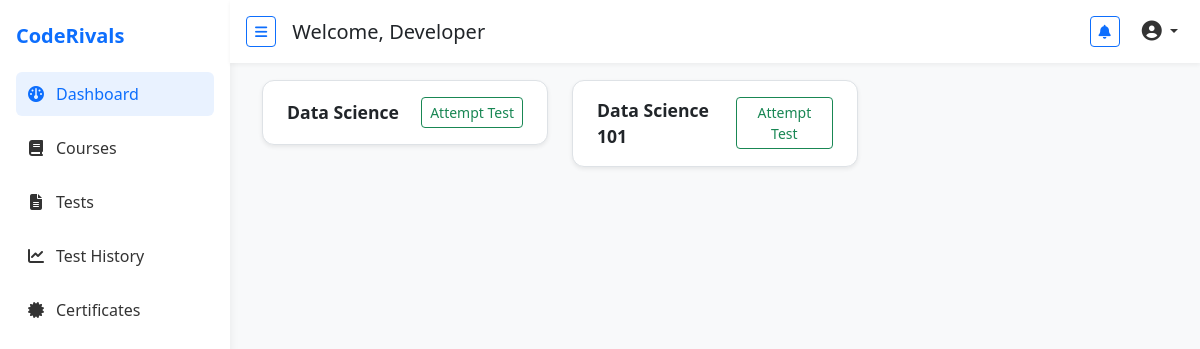
Screenshot of /attempt-test/ (signed in) with the database file from the repository.
### administrator/models.py (models this page shows, shortened)
class CourseEnrollment(models.Model):
    developer = models.ForeignKey(User, on_delete=models.CASCADE, limit_choices_to={'role': 'DEV'})
    course = models.ForeignKey(Course, on_delete=models.CASCADE)
    enrolled_at = models.DateTimeField(auto_now_add=True)

class Course(models.Model):
    LEVEL_CHOICES = [
        ('Basic', 'Basic'),
        ('Intermediate', 'Intermediate'),
        ('Advanced', 'Advanced'),
    ]
    DOMAIN_CHOICES = [
        ('Web Development', 'Web Development'),
        ('Data Science', 'Data Science'),
        ('AI/ML', 'AI/ML'),
        ('Cyber Security', 'Cyber Security'),
    ]
    title = models.CharField(max_length=200)
    description = models.TextField()
    domain = models.CharField(max_length=50, choices=DOMAIN_CHOICES)
    is_active = models.BooleanField(default=True)
    created_at = models.DateTimeField(auto_now_add=True)
    updated_at = models.DateTimeField(auto_now=True)

### administrator/views.py (the view)
# urls.py: path('attempt-test/', views.attempt_test_view, name='attempt-test'),
@login_required
def attempt_test_view(request):
    enrolled_courses = CourseEnrollment.objects.filter(developer=request.user)
    return render(request, 'test/attempt_test.html', {'courses': enrolled_courses})

### administrator/templates/test/attempt_test.html (shortened to what this page needs)
<!DOCTYPE html>
<html lang="en">
<head>
  <link href="https://cdn.jsdelivr.net/npm/bootstrap-icons@1.10.5/font/bootstrap-icons.css" rel="stylesheet">
  <link href="https://cdn.jsdelivr.net/npm/bootstrap@5.3.0/dist/css/bootstrap.min.css" rel="stylesheet" />
  <link href="https://cdnjs.cloudflare.com/ajax/libs/font-awesome/6.4.0/css/all.min.css" rel="stylesheet" />
</head>
<body>
  <div class="sidebar" id="sidebar">
    <h5 class="text-primary fw-bold mb-4">CodeRivals</h5>
    <a href="{% url 'developer_dashboard'%}" class="active"><i class="fa fa-gauge"></i><span>Dashboard</span></a>
    <a href="{% url 'enroll_courses'%}"><i class="fa fa-book"></i><span>Courses</span></a>
    <a href="{% url 'attempt-test'%}"><i class="fa fa-file-lines"></i><span>Tests</span></a>
    <a href="{% url 'test-history'%}"><i class="fa fa-chart-line"></i><span>Test History</span></a>
    <a href="{% url 'developer_certificates'%}"><i class="fa fa-certificate"></i><span>Certificates</span></a>
</div>
  <div class="topbar d-flex justify-content-between align-items-center" id="topbar">
    <div class="d-flex align-items-center gap-3">
      <button class="btn btn-sm btn-outline-primary" id="toggleSidebarBtn">
        <i class="fas fa-bars"></i>
      </button>
      <h5 class="mb-0" id="welcomeText">Welcome, Developer</h5>
    </div>
    <div class="d-flex align-items-center gap-3">
      <a href="#" class="btn btn-outline-primary btn-sm"><i class="fa fa-bell"></i></a>
      <div class="dropdown">
        <button class="profile-btn dropdown-toggle" type="button" id="profileDropdown" data-bs-toggle="dropdown"
          aria-expanded="false">
          <i class="fas fa-user-circle fs-5"></i>
        </button>
      </div>
    </div>
  </div>
  <div class="content mt-5 pt-4">
    {% if courses %}
    <div class="row row-cols-1 row-cols-md-2 row-cols-lg-3 g-4">
      {% for enrollment in courses %}
      <div class="col">
        <div class="course-card shadow-sm d-flex justify-content-between align-items-center">
          <div class="course-title">{{ enrollment.course.title }}</div>
          <a href="{% url 'select-level' enrollment.course.id %}"
            class="btn btn-outline-success btn-sm btn-attempt">Attempt Test</a>
        </div>
      </div>
      {% endfor %}
    </div>
    {% else %}
    <div class="alert alert-warning text-center mt-4">You are not enrolled in any course.</div>
    {% endif %}
  </div>
</body>
</html>

### administrator/templates/test/attempt_test.html (style rules this page uses)
body { background-color: #f8f9fa; font-family: 'Segoe UI', sans-serif; }
.sidebar { width: 230px; min-height: 100vh; background: #fff; box-shadow: 2px 0 8px rgba(0, 0, 0, 0.05); position: fixed; top: 0; left: 0; padding: 1.5rem 1rem; }
.sidebar a { text-decoration: none; display: block; padding: 10px; border-radius: 6px; margin-bottom: 10px; color: #333; font-weight: 500; }
.sidebar a.active, .sidebar a:hover { background-color: #e9f2ff; color: #0d6efd; }
.content { margin-left: 230px; padding: 2rem; }
.topbar { background-color: #fff; padding: 1rem; box-shadow: 0 2px 4px rgba(0, 0, 0, 0.05); position: fixed; top: 0; left: 230px; right: 0; z-index: 1000; }
.course-card { background-color: #fff; border-radius: 0.75rem; border: 1px solid #dee2e6; padding: 1rem 1.5rem; transition: all 0.2s ease-in-out; }
.course-title { font-size: 1.1rem; font-weight: 600; color: #212529; }
.btn-attempt { font-weight: 500; }
.topbar .profile-btn { border: none; background: transparent; color: #333; }
.sidebar { width: 230px; min-height: 100vh; background: #fff; box-shadow: 2px 0 8px rgba(0, 0, 0, 0.05); position: fixed; top: 0; left: 0; padding: 1.5rem 1rem; transition: all 0.3s ease; z-index: 999; }
.sidebar h5 { transition: opacity 0.3s; }
.sidebar a { text-decoration: none; display: flex; align-items: center; gap: 10px; padding: 10px; border-radius: 6px; margin-bottom: 10px; color: #333; font-weight: 500; white-space: nowrap; }
.sidebar a i { min-width: 20px; text-align: center; }
.sidebar a span { transition: opacity 0.3s; }
.content { margin-left: 230px; padding: 2rem; transition: margin-left 0.3s ease; }
.topbar { background-color: #fff; padding: 1rem; box-shadow: 0 2px 4px rgba(0, 0, 0, 0.05); position: fixed; top: 0; left: 230px; right: 0; z-index: 1000; transition: left 0.3s ease; }

### rows the page displays
CourseEnrollment: course "Data Science"
CourseEnrollment: course "Data Science 101"
